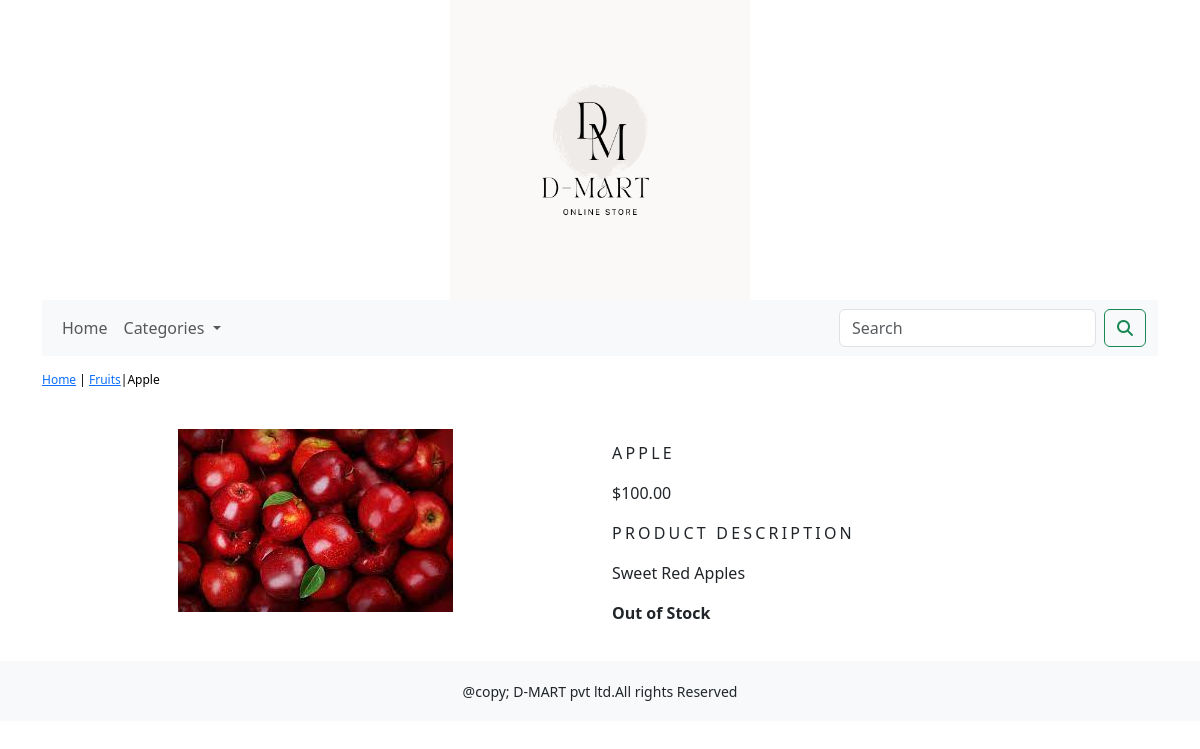
The page /shop/fruits/apple/ on the database its author committed.
### shopapp/models.py (models this page shows, shortened)
class Product(models.Model):
    name = models.CharField(max_length=250, unique=True)
    slug = models.SlugField(max_length=250, unique=True)
    description = models.TextField(blank=True)
    price = models.DecimalField(max_digits=10, decimal_places=2)
    category = models.ForeignKey(Category, on_delete=models.CASCADE)
    image = models.ImageField(upload_to='product', blank=True)
    stock = models.IntegerField()
    available = models.BooleanField(default=True)
    created = models.DateTimeField(auto_now_add=True)
    updated = models.DateTimeField(auto_now=True)
    class Meta:
        ordering = ('name',)
        verbose_name = 'product'
        verbose_name_plural = 'products'

class Category(models.Model):
    name = models.CharField(max_length=250, unique=True)
    slug = models.SlugField(max_length=250, unique=True)
    description = models.TextField(blank=True)
    image = models.ImageField(upload_to='category', blank=True)
    class Meta:
        ordering = ('name',)
        verbose_name = 'category'
        verbose_name_plural = 'categories'
    def get_url(self):
        return reverse('shopapp:products_by_category', args=[self.slug])
    def __str__(self):
        return '{}'.format(self.name)

### shopapp/views.py (the view)
# urls.py: path('<slug:c_slug>/<slug:product_slug>/', views.proDetail, name='prodCatdetail'),
def proDetail(request, c_slug, product_slug):
    try:
        product = Product.objects.get(category__slug=c_slug, slug=product_slug)
    except Exception as e:
        raise e
    return render(request, 'product.html', {'product': product})

### cart/context_processors.py (called while the page is built)
def counter(request):
    item_count = 0
    if 'admin' in request.path:
        return {}
    else:
        try:
            cart = Cart.objects.filter(cart_id=_cart_id(request))
            cart_items = CartItem.objects.all().filter(cart=cart[:1])
            for cart_item in cart_items:
                item_count += cart_item.quantity
        except Cart.DoesNotExist:
            item_count = 0
    return dict(item_count=item_count)

### cart/views.py (called while the page is built)
def _cart_id(request):
    cart = request.session.session_key
    if not cart:
        cart = request.session.create()
    return cart

### shopapp/context_processors.py (called while the page is built)
def menu_links(request):
    links = Category.objects.all()
    return dict(links=links)

### templates/product.html (shortened to what this page needs)
{% extends 'base.html' %}
{% load static %}
{% block content %}
<div class="row my_prod_row_class">
  <div class="mx_auto">
    <p> <a href="{% url 'shopapp:allProdCat' %}">Home</a> | <a href ="{{product.category.get_url}}">{{product.category}}</a>|{{product.name}}</p>
  </div>
<div class="container">
<br>
 <div class="row">
    <div class="col-12 col-sm-12 col-md-12 col-lg-6 text-center">
        <div style="min-width:18rem;">
            <img src ="{{product.image.url}}" alt="{{product.name}}">
        </div>
    </div>
    <div class="col-12 col-sm-12 col-md-12 col-lg-6">
        <div>
        <h1 class="my_prod_title">{{product.name}}</h1>
        <p>${{product.price}}</p>
        <p class="my_title">Product Description</p>
        <p class="text-justify my_prod_text">{{product.description}}</p>
        {% if product.stock <= 0 %}
        <p class="text-justify my_prod_text"><b>Out of Stock</b></p>
        {% else %}
        <a class="btn btn-secondary" href="{% url 'cart:add_cart' product.id %}">Add to Cart</a>
        {% endif %}
    </div>
  </div>
 </div>
</div>
</div>
{% endblock %}

### static/css/custom.css (style rules this page uses)
body { font-family: 'Nanum Gothic', sans-serif; }
.my_title { font-size:16px; text-transform :uppercase; letter-spacing : .2em; }
.my_prod_row_class { padding-top:15px; padding-bottom:20px; }
.my_prod_row_class .mx_auto { color:#000; font-size:12px; text-decoration :none; }
.my_prod_title { font-size:16px; text-transform :uppercase; letter-spacing : .2em; padding-top:15px; padding-bottom:10px; }
.my_prod_text { padding-right:20px; }

### rows shown on the page
Product: category "Fruits", name "Apple", image (picture), name "APPLE", price "100.00", description "Sweet Red Apples"
